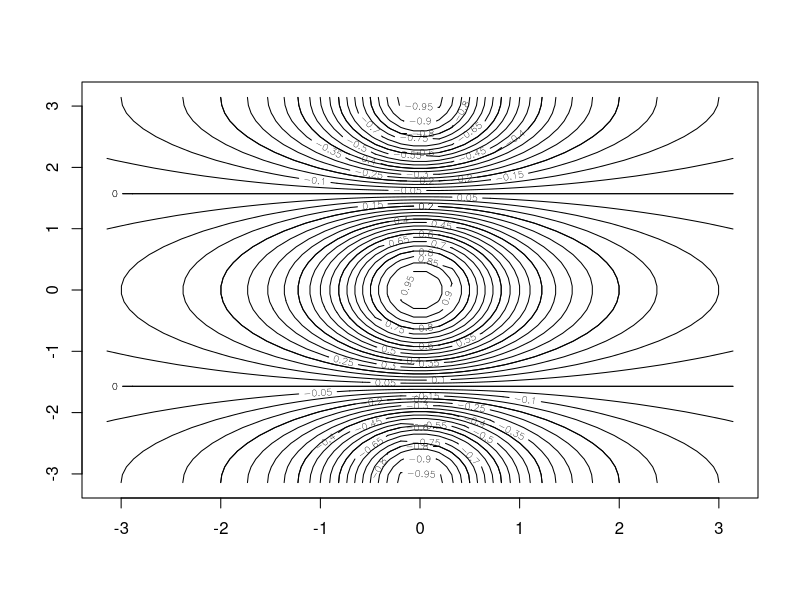
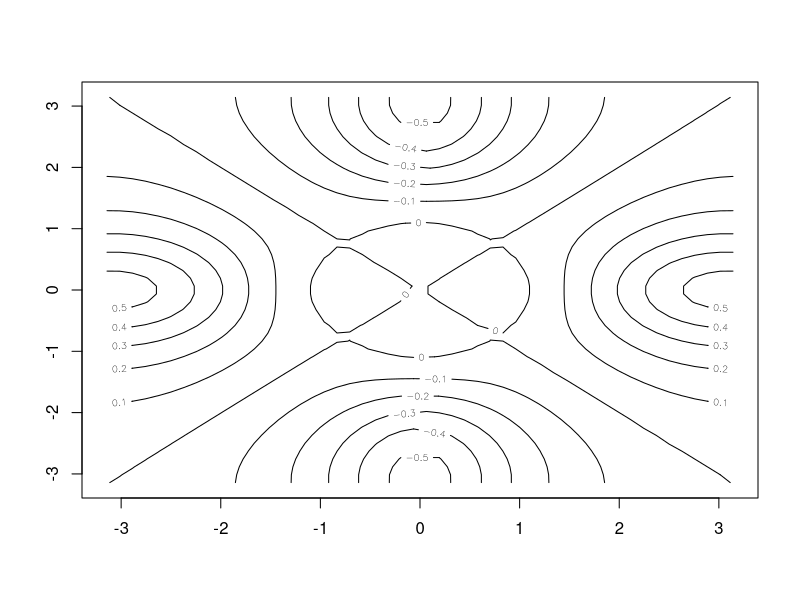
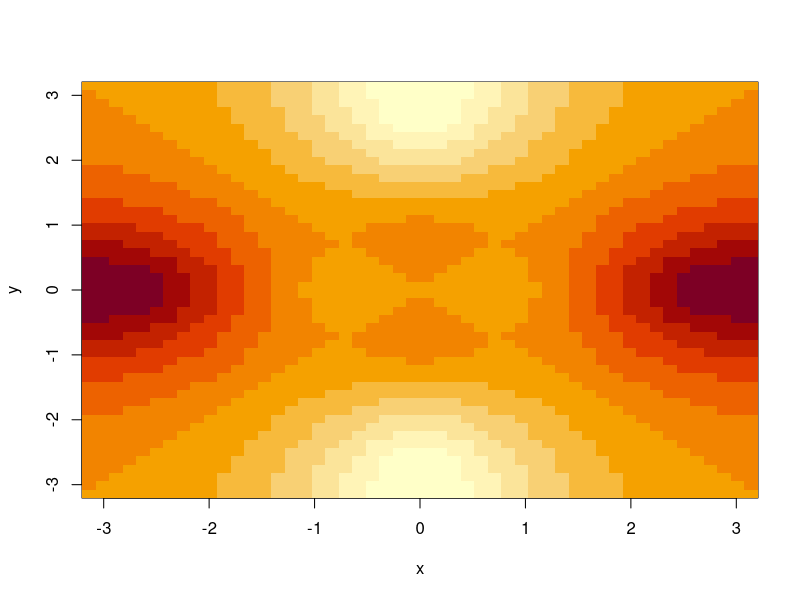
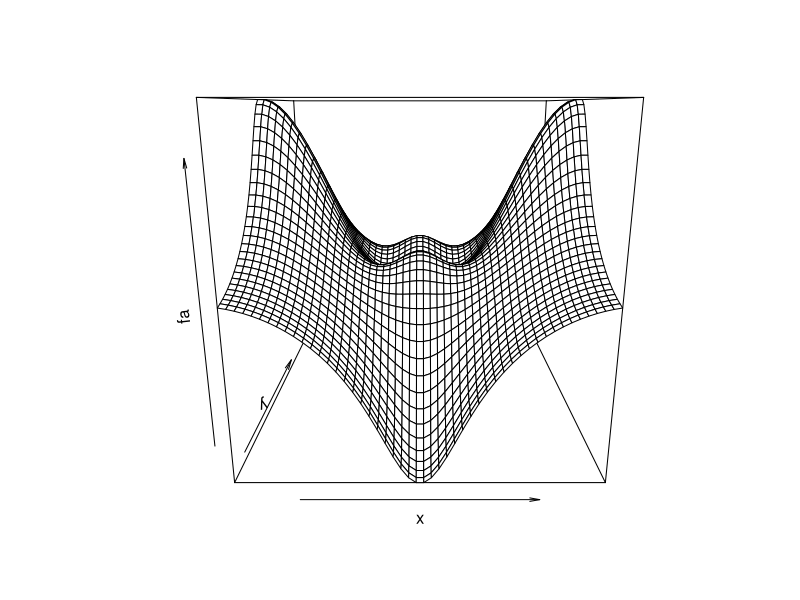
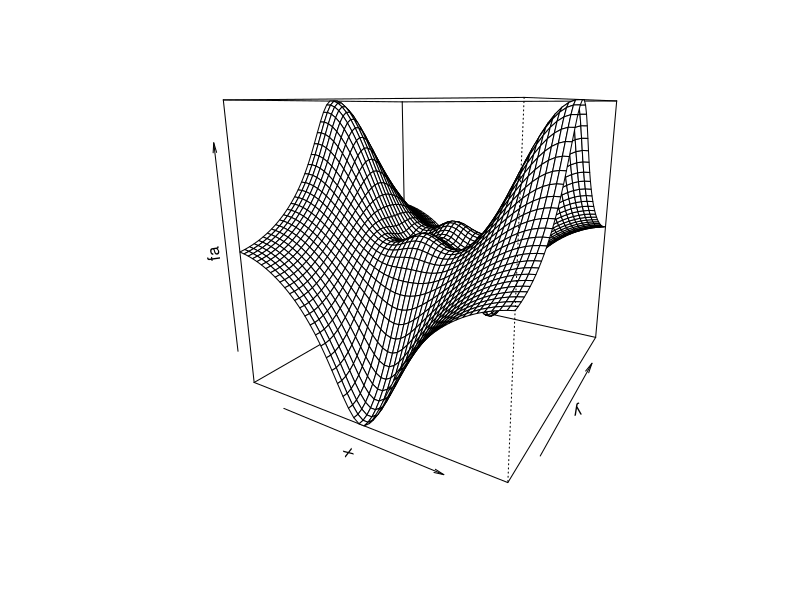
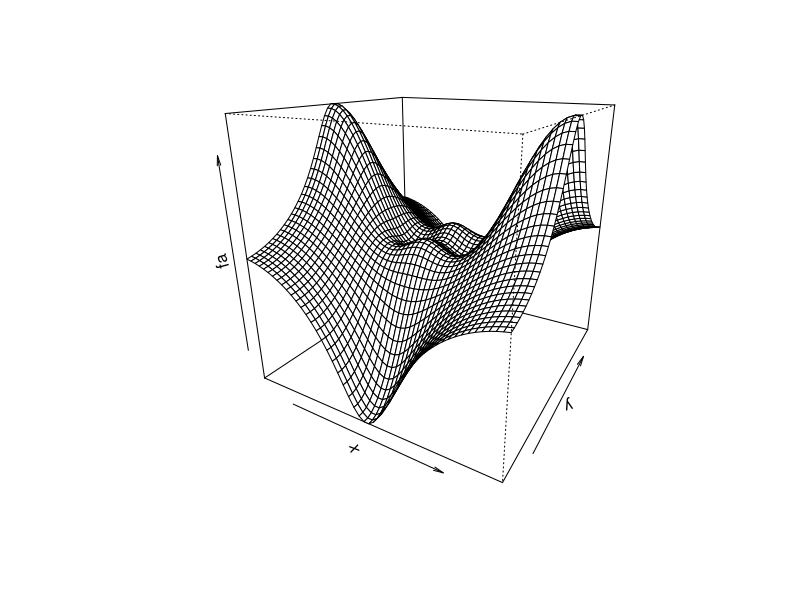
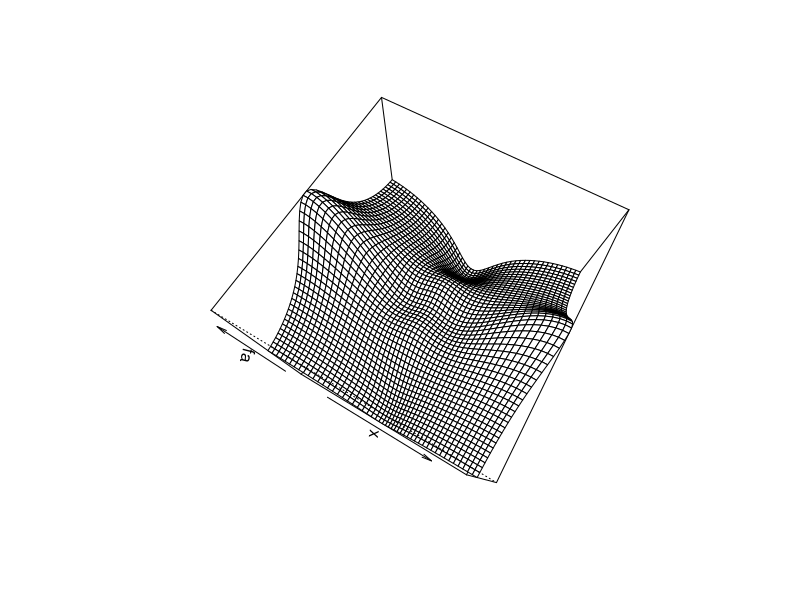
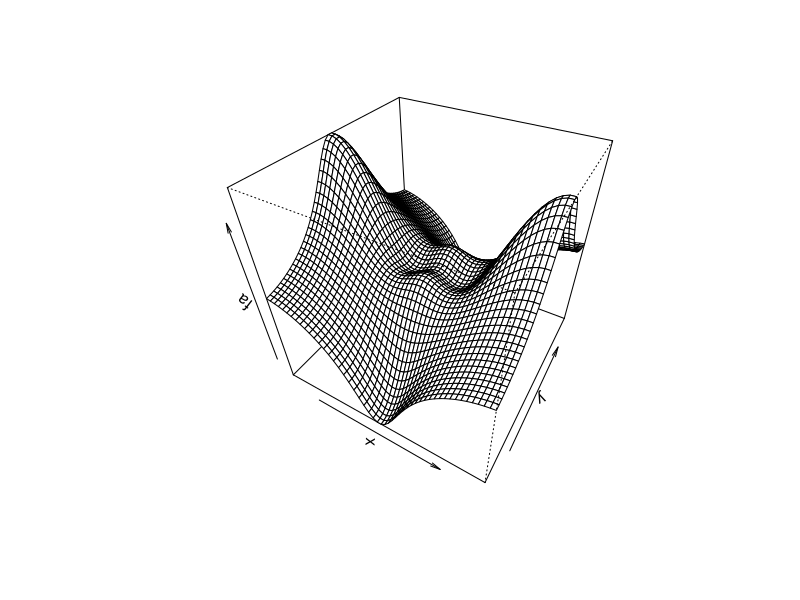

Write R code to recreate these figures, in order.
x=seq(-pi,pi,length=50)
y=x
f=outer(x,y,function(x,y)cos(y)/(1+x^2))
pdf("ContourPlot.pdf")
contour(x,y,f)
contour(x,y,f,nlevels=45,add=T)
fa=(f-t(f))/2
contour(x,y,fa,nlevels=15)
image(x,y,fa)
persp(x,y,fa)
persp(x,y,fa,theta=30)
persp(x,y,fa,theta=30,phi=20)
persp(x,y,fa,theta=30,phi=70)
persp(x,y,fa,theta=30,phi=40)
dev.off()
